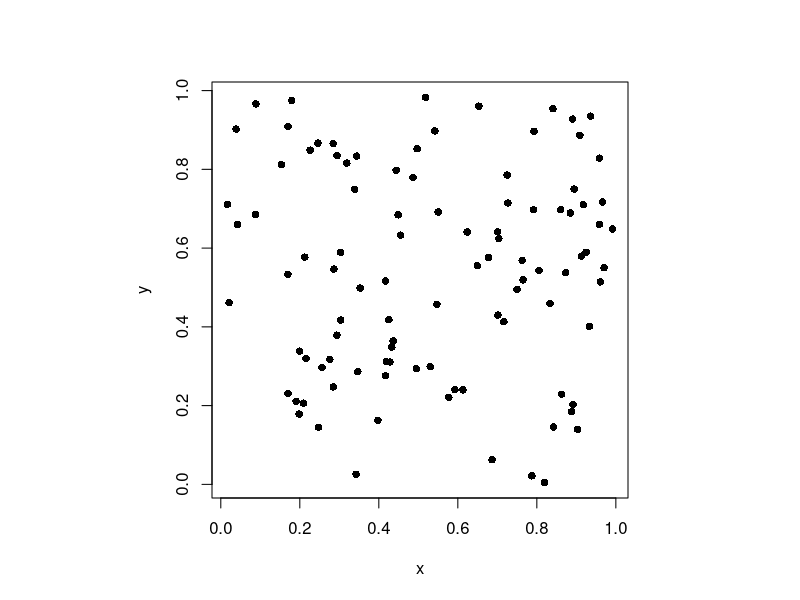
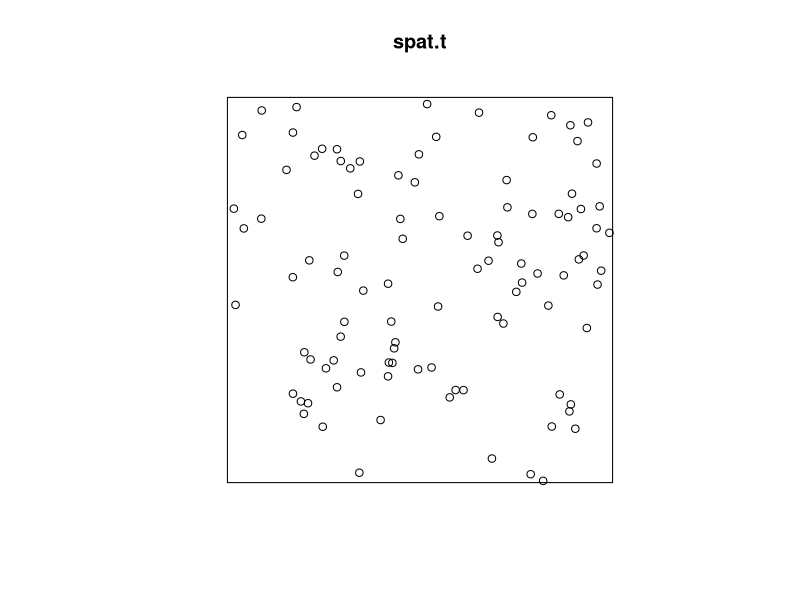
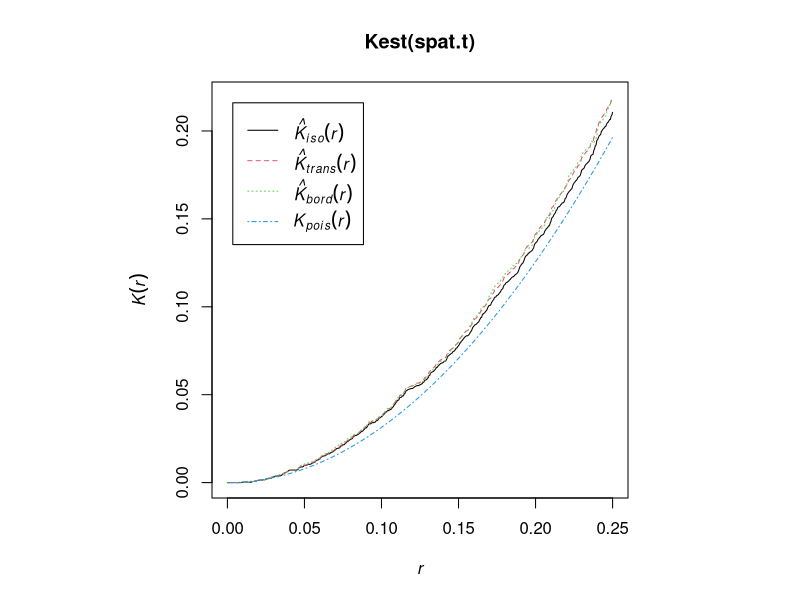
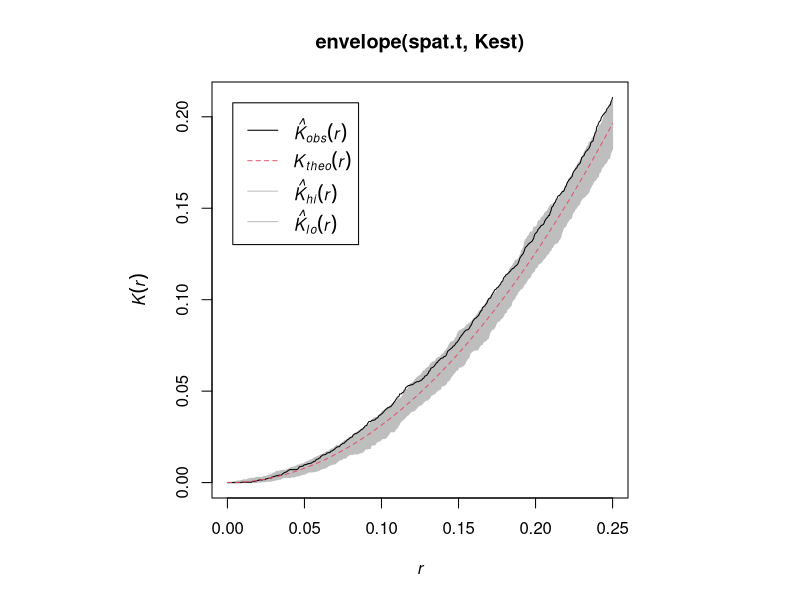
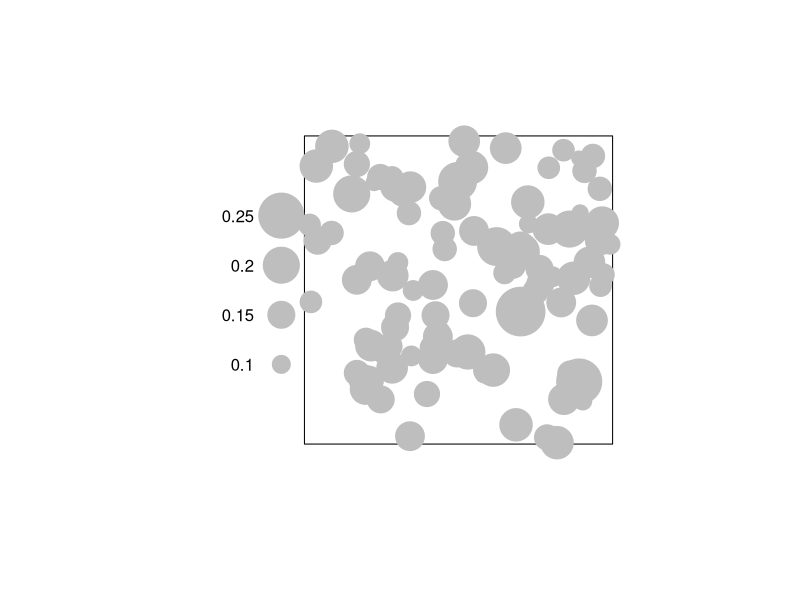
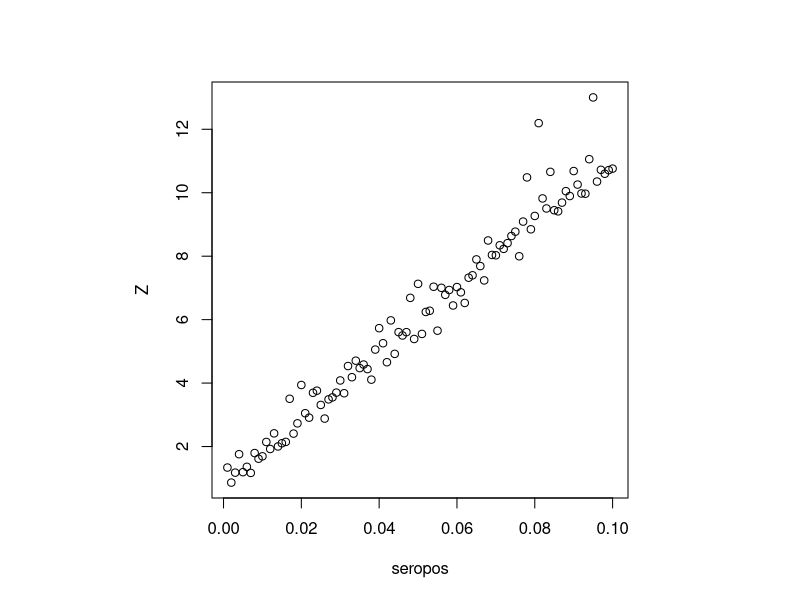
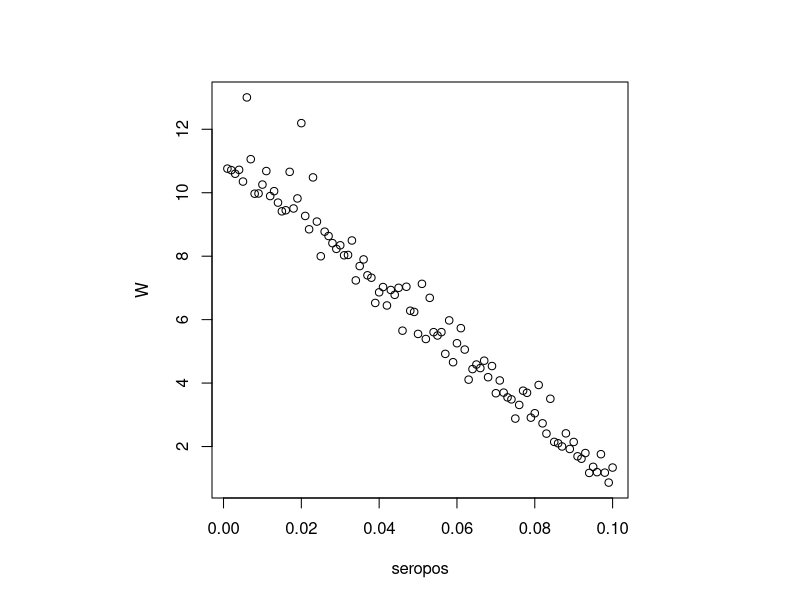
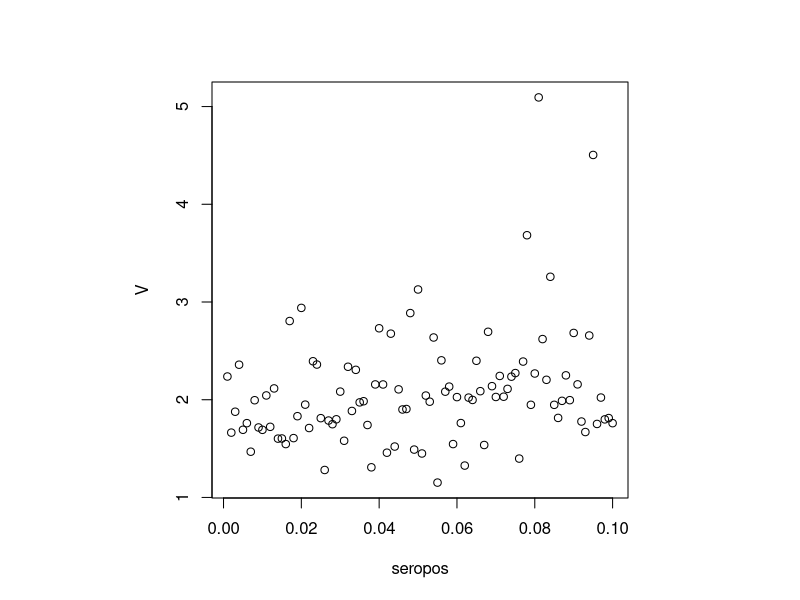

These figures' R source, in order:
x<-runif(100)
y<-runif(100)
par(pty="s")
plot(x,y,pch=16)
library(spatstat)
#install.packages("spatstat")
library(spatial)

spat.t<-ppp(x, y, c(0,1), c(0,1))
plot(spat.t)
plot(Kest(spat.t))

plot(envelope(spat.t,Kest))

## add serological data
pos<-rpois(100,lambda=15)
neg<-100-pos
tot<-neg+pos
seropos<-pos/tot
#plot(seropos)

marks(spat.t) <- seropos
plot((spat.t),fg='grey',bg="grey",main="",
     ylab="Y",'xlab="x')

pos<-seq(from=0.1,to=10,by=0.1)
neg<-100-pos
tot<-neg+pos
seropos<-pos/tot

w<-rlnorm(100,sd=0.5)
Z<-seq(from=0.1,to=10,by=0.1)+w
W<-rev(seq(from=0.1,to=10,by=0.1)+w)
V<-rep(1,100)+w
lin.m<-lm(seropos ~ Z)   
summary(lin.m)
plot(seropos,Z)

lin.m<-lm(seropos ~ W)   
summary(lin.m)
plot(seropos,W)

lin.m<-lm(seropos ~ V)   
summary(lin.m)
plot(seropos,V)

lin.m<-lm(seropos ~ V*W*Z)   
summary(lin.m)

marks(spat.t) <- seropos
plot((spat.t),fg='grey',bg="grey",main="",
     ylab="Y",'xlab="x')

mean(seropos)
diff<-seropos-mean(seropos)

rbPal <- colorRampPalette(c('blue','red'))
dat<-data.frame(x,y,diff,seropos)
dat$Col <- rbPal(10)[as.numeric(cut(diff,breaks = 10))]
plot(dat$x,dat$y,pch = 20,col = dat$Col,cex=2)
text(dat$x, dat$y, round(dat$diff, 2), cex=0.8)

dat$Col <- rbPal(10)[as.numeric(cut(dat$seropos,breaks = 10))]
plot(dat$x,dat$y,pch = 20,col = dat$Col,cex=2)
text(dat$x, dat$y, round(dat$seropos, 2), cex=0.8)

plot(dat$x,dat$y,pch = 20,col = "white",cex=2)
text(dat$x, dat$y, round(dat$seropos, 2), cex=0.8)

plot(dat$x,dat$y,pch = 20,col = "white",cex=2)
text(dat$x, dat$y, round(dat$diff, 2), cex=0.8)

dat<-data.frame(x,y,diff,seropos,Z)
dat$Col <- rbPal(10)[as.numeric(cut(dat$Z,breaks = 10))]
plot(dat$x,dat$y,pch = 20,col = dat$Col,cex=2)
text(dat$x, dat$y, round(dat$Z, 2), cex=0.8)
plot(dat$Z,dat$seropos)

lmdat<-lm(dat$seropos~dat$Z)
summary(lmdat)
